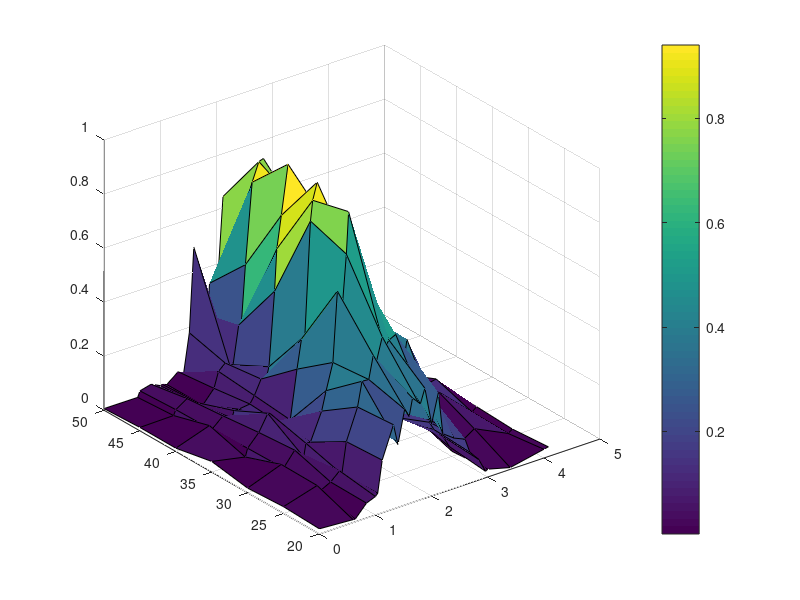

The MATLAB script that drew this image:
eff = [0.019152542	0.010862069	0.010254237	0.05525716	0.068448276	0.077758621	0.194698276	0.311637931	0.232758621	0.354525862	0.322413793	0.386411455	0.36440678	0.355172414	0.407327586	0.267241379	0.373706897	0.21637931	0.186206897	0.168103448	0.165948276	0.114741379	0.076101533	0.023965517	0.028965517	0.006758621	0.032413793	0.035762712	; ... 
0.024830508	0.060948276	0.036162697	0.057003214	0.087068966	0.072586207	0.186724138	0.300862069	0.390517241	0.388505747	0.472413793	0.448213764	0.529679281	0.485344828	0.50933908	0.521551724	0.373850575	0.489655172	0.326724138	0.163793103	0.154310345	0.12204924	0.085297097	0.038390805	0.018965517	0.074396552	0.014827586	0.025039816	; ... 
0.017118644	0.062586207	0.045775862	0.09862069	0.062241379	0.109982466	0.108474576	0.209384132	0.279310345	0.375143678	0.63362069	0.495402299	0.759482759	0.913793103	0.721574685	0.512931034	0.510775862	0.235344828	0.143965517	0.131034483	0.09733891	0.089788136	0.13220339	0.070249123	0.067241379	0.134482759	0.017155172	0.031867816	; ... 
0.039491525	0.013793103	0.043362069	0.087557471	0.146551724	0.144067797	0.108474576	0.072881356	0.094827586	0.274137931	0.380172414	0.387356322	0.80545977	0.879310345	0.940677966	0.797413793	0.615948276	0.507758621	0.162068966	0.047155172	0.047372881	0.089788136	0.13220339	0.104731882	0.062586207	0.035517241	0.06362069	0.028686782	; ... 
0.01220339	0.053706897	0.035580435	0.072692504	0.05387931	0.078187902	0.07779661	0.082864407	0.10862069	0.161221508	0.148275862	0.196862215	0.469491525	0.623275862	0.741402271	0.922413793	0.77537572	0.719827586	0.254310345	0.073017241	0.069447107	0.085847458	0.117514124	0.12674284	0.156896552	0.00462069	0.005284483	0.024718391	; ... 
0.012627119	0.014482759	0.033466211	0.060338983	0.03	0.030338618	0.016440678	0.064476549	0.121551724	0.144067797	0.131034483	0.127966102	0.267875146	0.247413793	0.482686782	0.779310345	0.847457627	0.853448276	0.457758621	0.101724138	0.113823422	0.077966102	0.110169492	0.142372881	0.139655172	0.004663793	0.00525	0.004554598	; ... 
0.006059322	0.005336207	0.026719316	0.037124489	0.021034483	0.02249172	0.016440678	0.049761835	0.011293103	0.179865283	0.49137931	0.250126632	0.149408241	0.072844828	0.337607759	0.250862069	0.641905319	0.478448276	0.490517241	0.202586207	0.127425482	0.077966102	0.110169492	0.115618547	0.064827586	0.005681034	0.00312931	0.004189655	...  
];

freqs = [20 25 30 35 40 45 50];
angles =[0	0.6	0.64	0.84	1	1.04	1.12	1.32	1.4	1.52	1.6	1.66	1.76	1.8	1.88	2	2.12	2.2	2.4	2.6	2.6	2.68	2.84	2.96	3	3.4	4	4.08];
[anglesGrid,freqsGrid] = meshgrid(angles,freqs);

figure()
s = surf(anglesGrid,freqsGrid,eff);
colorbar;
